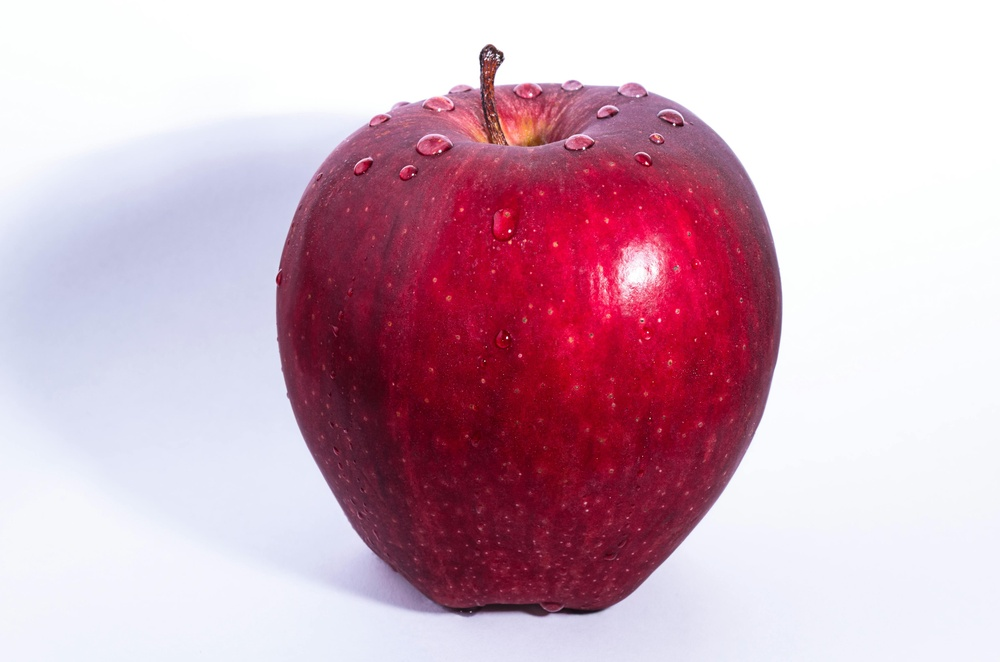
#> input picture DIP_and_CV-main/images/apple.jpg, 1000 x 662 px, shrunk from 4928 x 3264 before the run, found by its file name
$ jupyter execute 04_bit_planes.ipynb
#> lines starting #> are read from the running program, lines starting #| are printed output that depends on the picture
**Bit planes** of an image refer to the binary representation of its pixel values, broken down into individual bits. For an 8-bit grayscale image, each pixel value is represented by 8 bits (from the most significant bit (MSB) to the least significant bit (LSB)). The bit planes are layers or "slices" formed by isolating each bit position across all pixels.

- **Higher bit planes** (e.g., MSB) carry more visually significant information.
- **Lower bit planes** (e.g., LSB) mostly capture fine details or noise.

This concept is widely used in image processing tasks like compression, watermarking, and steganography.

[cell 1]
import cv2
import numpy as np
import matplotlib.pyplot as plt

[cell 2]
#loading the image in grayscale

image = cv2.imread('apple.jpg', cv2.IMREAD_GRAYSCALE)
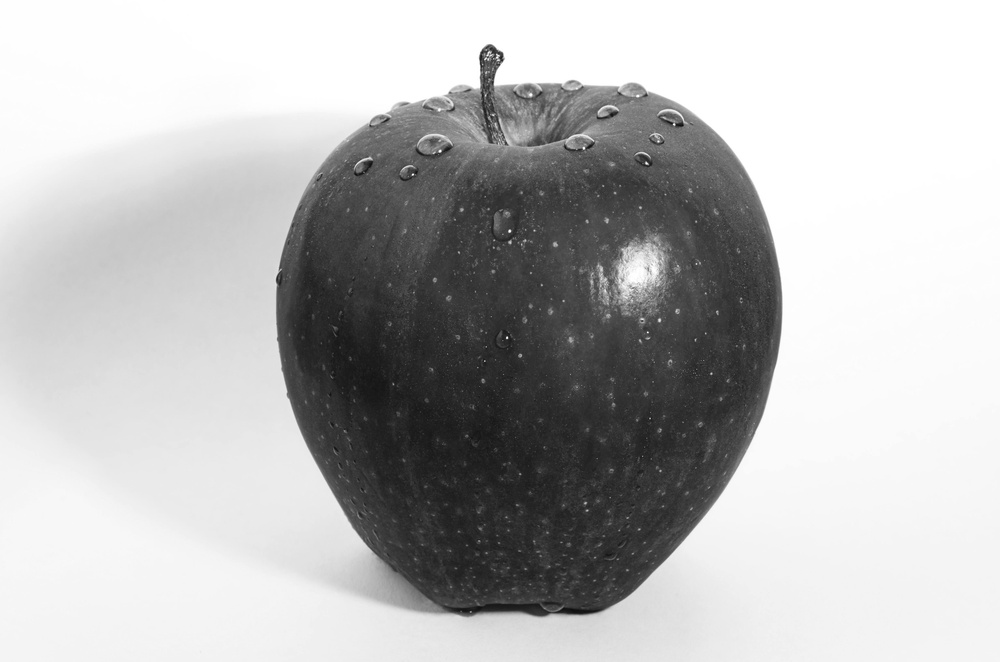
#> image: shape (662, 1000); min 9, max 255, mean 184.4

[cell 3]
#Get dimensions of image
h,w = image.shape
#> h = 662; w = 1000

[cell 4]
#array to store bit planes
bit_planes = np.zeros((8,h,w), dtype=np.uint8)

[cell 5]
#calculating bit planes
for i in range(8):
  bit_planes[i] = (image>>i)&1

[cell 6]
#display bit planes
plt.figure(figsize = (12,6))
for i in range(8):
  plt.subplot(2,4,i+1)
  plt.imshow(bit_planes[i],cmap = "gray")
  plt.title(f'Bit Plane {i+1}')
  plt.axis('off')

plt.tight_layout()
plt.show()
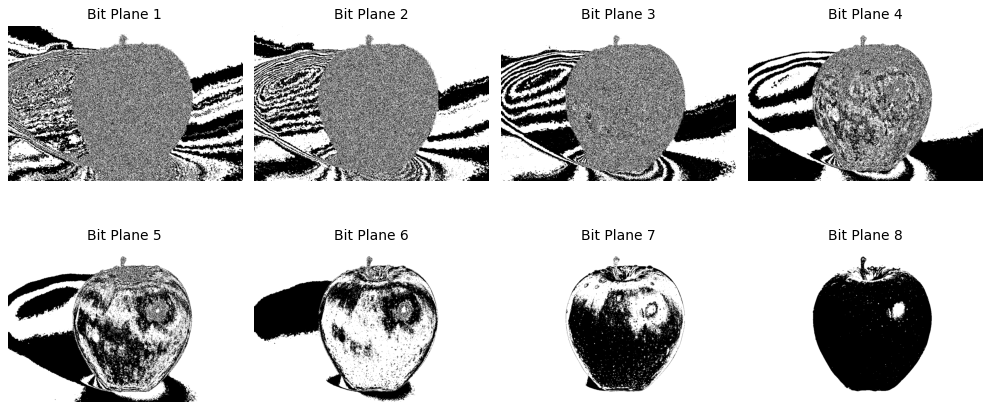
#> figure drawn by matplotlib, 8 panels
